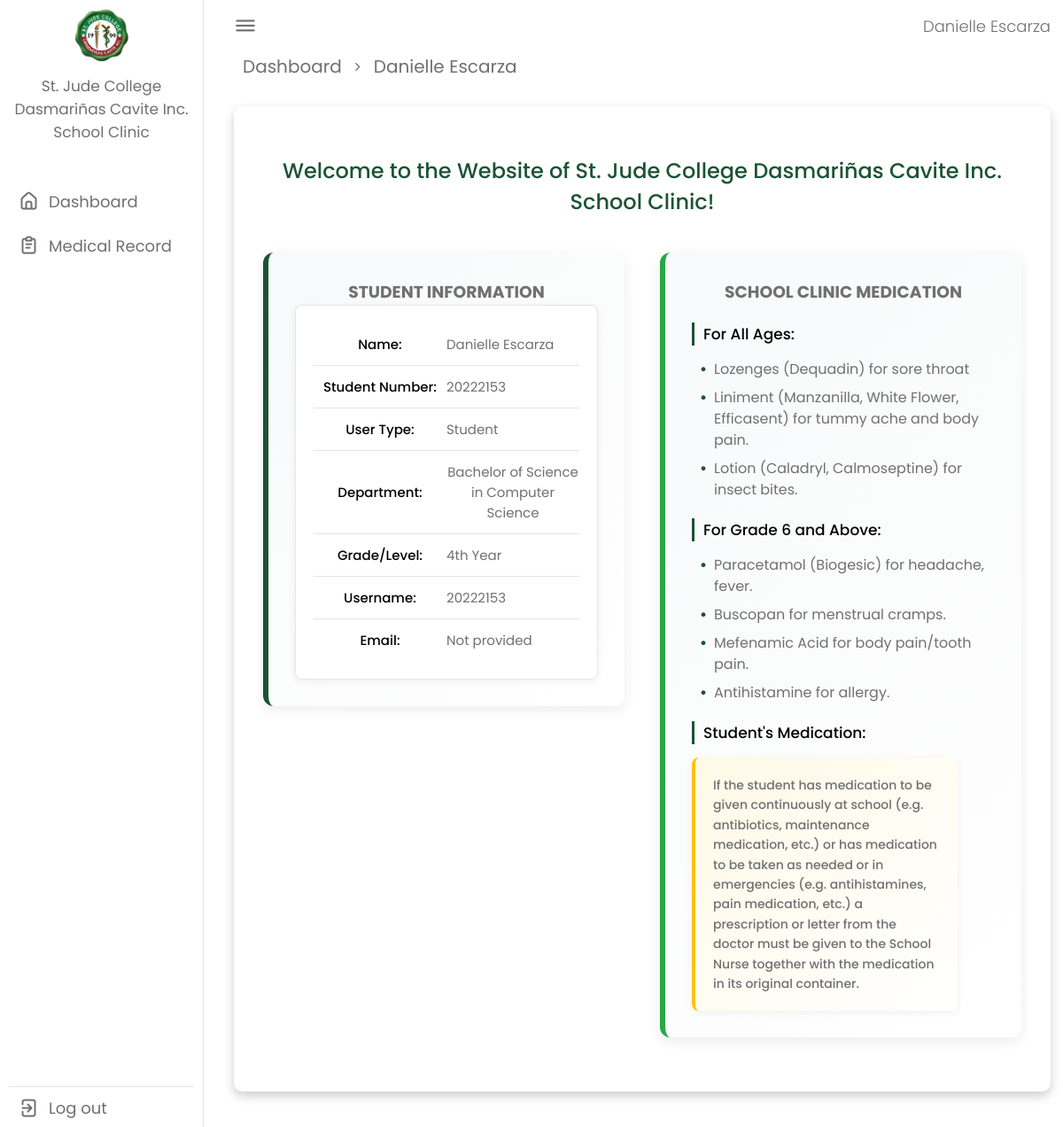
The page / (signed in) on the database its author committed.
### accounts/models.py (models this page shows, shortened)
class CustomUser(AbstractUser):
    USER_TYPE_CHOICES = (
        ("student", "Student"),
        ("employee", "Employee"),
        ("admin", "Admin"),
    )
    DEPARTMENT_CHOICES = (
        ("BED", "Basic Education Department"),
        ("BSN", "Bachelor of Science in Nursing"),
        ("BSCS", "Bachelor of Science in Computer Science"),
        ("BSA", "Bachelor of Science in Accountancy"),
        (
            "BSBA",
            "Bachelor of Science in Business Administration Major in Operational Management",
        ),
        ("BSP", "Bachelor of Science in Psychology"),
        ("BSRT", "Bachelor of Science in Radiologic Technology"),
        ("BSHM", "Bachelor of Science in Hospitality Management"),
        ("BEEd", "Bachelor of Science in Elementary Education"),
        (
            "BSEd-Filipino",
            "Bachelor of Science in Secondary Education Major in Filipino",
        ),
        ("BSEd-English", "Bachelor of Science in Secondary Education Major in English"),
        ("College", "College Department"),
        ("Accounting", "Accounting Department"),
        ("Office", "Office of the President and CEO, COO"),
        ("Compliance", "Compliance Department"),
        ("HumanResource", "Human Resource Department"),
        ("HealthServices", "Health Services Department"),
        ("ICT", "ICT Department"),
        ("Guidance", "Guidance Department"),
        ("Marketing", "Marketing Department"),
        ("Procurement", "Procurement Department"),
        ("Housekeeping", "Housekeeping Department"),
        ("Security", "Security Department"),
    )
    LEVEL_CHOICES = (
        ("1", "Grade 1"),
        ("2", "Grade 2"),
        ("3", "Grade 3"),
        ("4", "Grade 4"),
        ("5", "Grade 5"),
        ("6", "Grade 6"),
        ("7", "Grade 7"),
        ("8", "Grade 8"),
        ("9", "Grade 9"),
        ("10", "Grade 10"),
        ("11", "Grade 11"),
        ("12", "Grade 12"),
        ("first_year", "1st Year"),
        ("second_year", "2nd Year"),
        ("third_year", "3rd Year"),
        ("fourth_year", "4th Year"),
    )
    user_type = models.CharField(
        max_length=10, choices=USER_TYPE_CHOICES, default="student"
    )
    uid = models.CharField(max_length=32, unique=True, null=True, blank=True)
    student_number = models.CharField(max_length=32, null=True, blank=True)
    first_name = models.CharField(max_length=30)
    last_name = models.CharField(max_length=30)
    department = models.CharField(
        max_length=100, choices=DEPARTMENT_CHOICES, blank=True
    )
    level = models.CharField(max_length=100, choices=LEVEL_CHOICES, blank=True)

### app/views.py (the view)
# urls.py: path('', DashboardPageView.as_view(), name='dashboard'),
class DashboardPageView(TemplateView):
    template_name = "app/dashboard.html"
    def get_context_data(self, **kwargs):
        context = super().get_context_data(**kwargs)
        today = datetime.date.today()
        visit_count = ClinicVisit.objects.filter(date=today).count()
        total_users = CustomUser.objects.count()  # Count total users
        expiration_threshold = today + datetime.timedelta(days=30)
        near_expiration_count = Inventory.objects.filter(
            expiration_date__lte=expiration_threshold, expiration_date__isnull=False
        ).count()
        context["visit_count"] = visit_count
        context["current_date"] = today  # Add current date to context
        context["total_users"] = total_users  # Add total users to context
        context["near_expiration_count"] = (
            near_expiration_count  # Add near expiration count to context
        )
        return context

### app/templates/app/dashboard.html (shortened to what this page needs)
{% extends 'app/base.html' %}
{% block content %}
    {% if user.is_superuser %}
        <div class="dash-content">
            <div class="overview">
                <div class="title">
                    <span class="text">Dashboard</span>
                </div>
                <div class="boxes">
                    <div class="box box1">
                        <i class="uil uil-clinic-medical"></i>
                        <span class="text">Clinic Visits Today: {{ current_date }}</span>
                        <span class="number">{{ visit_count }}</span>
                    </div>
                    <div class="box box2">
                        <i class="uis uil-capsule"></i>
                        <span class="text">Near-expiry Medicines</span>
                        <span class="number">{{ near_expiration_count }}</span>
                    </div>
                    <div class="box box2">
                        <i class="uil uil-users-alt"></i>
                        <span class="text">Active Accounts</span>
                        <span class="number">{{ total_users }}</span>
                    </div>
                </div>
            </div>
        </div>
    {% elif user.is_staff %}
        <div class="dash-content">
            <div class="overview">
                <div class="title">
                    <a href="{% url 'dashboard' %}"><span class="text">Dashboard</span></a><i
                        class="uil uil-angle-right-b"></i>
                    <span class="text">{{ user.first_name }} {{ user.last_name }}</span>
                </div>
                <div class="table_box">
                    <div class="table_container">
                        <div class="create_body">
                            <div class="create medical_record">
                                <div class="title medical_record">
                                    <span class="form-title">Welcome to the Website of St. Jude College Dasmariñas Cavite Inc. School Clinic!</span>
                                    <div class="two-column-layout">
                                        <div class="column student-info">
                                            <h3 style="color:#707070;">STUDENT INFORMATION</h3>
                                            <div class="info-card">
                                                <div class="info-item">
                                                    <strong>Name:</strong> {{ user.first_name }} {{ user.last_name }}
                                                </div>
                                                <div class="info-item">
                                                    <strong>Student
                                                        Number:</strong> {{ user.student_number|default:"Not provided" }}
                                                </div>
                                                <div class="info-item">
                                                    <strong>User Type:</strong> {{ user.get_user_type_display }}
                                                </div>
                                                <div class="info-item">
                                                    <strong>Department:</strong> {{ user.get_department_display|default:"Not provided" }}
                                                </div>
                                                <div class="info-item">
                                                    <strong>Grade/Level:</strong> {{ user.get_level_display|default:"Not provided" }}
                                                </div>
                                                <div class="info-item">
                                                    <strong>Username:</strong> {{ user.username }}
                                                </div>
                                                <div class="info-item">
                                                    <strong>Email:</strong> {{ user.email|default:"Not provided" }}
                                                </div>
                                            </div>
                                        </div>
                                        <div class="column clinic-info">
                                            <h3 style="color:#707070;">SCHOOL CLINIC MEDICATION</h3>
                                            <div class="medication">
                                                <h4>For All Ages:</h4>
                                                <ul class="mul">
                                                    <li>Lozenges (Dequadin) for sore throat</li>
                                                    <li>Liniment (Manzanilla, White Flower, Efficasent) for tummy ache
                                                        and body pain.
                                                    </li>
                                                    <li>Lotion (Caladryl, Calmoseptine) for insect bites.</li>
                                                </ul>
                                                <h4>For Grade 6 and Above:</h4>
                                                <ul class="mul">
                                                    <li>Paracetamol (Biogesic) for headache, fever.</li>
                                                    <li>Buscopan for menstrual cramps.</li>
                                                    <li>Mefenamic Acid for body pain/tooth pain.</li>
                                                    <li>Antihistamine for allergy.</li>
                                                </ul>
                                                <h4>Student's Medication:</h4>
                                                <p>If the student has medication to be given continuously at school
                                                    (e.g. antibiotics, maintenance medication, etc.) or has medication
                                                    to be taken as needed or in emergencies (e.g. antihistamines, pain
                                                    medication, etc.) a prescription or letter from the doctor must be
                                                    given to the School Nurse together with the medication in its
                                                    original container.</p>
                                            </div>
                                        </div>
                                    </div>
                                </div>
                            </div>
                        </div>
                    </div>
                </div>
            </div>
        </div>
    {% endif %}
{% endblock %}

### app/templates/app/base.html (shortened to what this page needs)
{% load static %}
<!DOCTYPE html>
<html lang="en">
  <head>
    <link rel="stylesheet" href="{% static 'css/base.css' %}" />
    <link rel="stylesheet" href="https://unicons.iconscout.com/release/v4.0.0/css/line.css" />
  </head>
  <body>
    {% include 'app/navbar.html' %}
    <section class="dashboard">
      <div class="top">
        <i class="uil uil-bars sidebar-toggle"></i>
        <div class="name">
          <span class="dashboard-name">{{ user.first_name }} {{ user.last_name }}</span>
        </div>
      </div>
      {% block content %}{% endblock %}
    </section>
  </body>
</html>

### static/css/base.css (style rules this page uses)
:root { --primary-color: #1a5334; --panel-color: #fff; --text-color: #000; --text2-color: #fff; --text3-color: #706f6d; --black-light-color: #707070; --border-color: #e6e5e5; --toggle-color: #ddd; --hover-color: #eceff2; --table-row-hover: #f1f1f1; --box1-color: #27804f; --box2-color: #27804f; --box3-color: #16462b; --arrow-width: 10px; --arrow-stroke: 2px; --tran-05: all 0.5s ease; --tran-03: all 0.3s ease; --tran-02: all 0.2s ease; }
* { margin: 0; padding: 0; box-sizing: border-box; font-family: 'Poppins', sans-serif; }
body { min-height: 100vh; }
.login-header header, p { color: #333; font-size: 15px; font-weight: 500; width: 300px; }
::placeholder { color: #222; }
.dashboard { position: relative; left: 250px; background-color: var(--panel-color); min-height: 100vh; width: calc(100% - 250px); padding: 10px 14px; transition: var(--tran-05); }
.dashboard .top { position: fixed; top: 0; left: 250px; display: flex; justify-content: space-between; align-items: center; width: calc(100% - 250px); background-color: var(--panel-color); padding: 10px 14px; transition: var(--tran-05); }
.dashboard .top i.sidebar-toggle { font-size: 26px; color: var(--black-light-color); cursor: pointer; }
.dashboard-name { font-size: 18px; font-weight: 300; color: var(--black-light-color); }
.dashboard .dash-content { padding-top: 50px; }
.dash-content .title i { color: var(--black-light-color); padding-left: 10px; }
.dash-content .title .text { font-size: 20px; color: var(--black-light-color); margin-left: 10px; }
.table_box { background-color: #ffffff; min-height: 65vh; padding: 25px; border-radius: 10px; box-shadow: 0 5px 12px rgba(0, 0, 0, 0.2); margin-bottom: 30px; }
.table_container { width: 100%; min-height: 65vh; overflow-x: auto; margin: 0; border-radius: 10px; }
::placeholder { color: var(--black-light-color); opacity: 1; }
.two-column-layout { display: flex; gap: 40px; margin-top: 30px; width: 100%; max-width: 1200px; }
.column { flex: 1; min-width: 0; display: flex; flex-direction: column; }
.student-info, .clinic-info { background: linear-gradient(135deg, #f8f9fa 0%, #ffffff 100%); padding: 30px; border-radius: 12px; border-left: 6px solid var(--primary-color); box-shadow: 0 4px 15px rgba(0, 0, 0, 0.08); height: fit-content; transition: var(--tran-03); }
.clinic-info { border-left-color: #28a745; }
.info-card { background: white; padding: 20px; border-radius: 8px; box-shadow: 0 2px 8px rgba(0, 0, 0, 0.06); border: 1px solid var(--border-color); }
.info-item { padding: 12px 0; border-bottom: 1px solid var(--border-color); color: var(--black-light-color); font-size: 15px; display: flex; align-items: center; }
.info-item:last-child { border-bottom: none; }
.info-item strong { color: var(--text-color); min-width: 150px; display: inline-block; font-weight: 500; }
.medication { text-align: left; margin: 0; padding: 0; }
.medication h4 { color: var(--text-color); margin-top: 20px; margin-bottom: 15px; font-weight: 500; font-size: 17px; border-left: 3px solid var(--primary-color); padding-left: 10px; }
.medication ul { margin-bottom: 20px; }
.medication p { background: linear-gradient(135deg, #fff9e6 0%, #ffffff 100%); padding: 20px; border-radius: 8px; border-left: 4px solid #ffc107; color: var(--black-light-color); box-shadow: 0 2px 8px rgba(0, 0, 0, 0.06); font-size: 14px; line-height: 1.6; margin-top: 15px; }
.mul { text-align: left; margin-left: 0; padding-left: 25px; color: var(--black-light-color); }
.mul li { margin-bottom: 8px; line-height: 1.5; position: relative; list-style: none; }
.mul li:before { content: "•"; color: var(--primary-color); font-weight: bold; display: inline-block; width: 1em; margin-left: -1em; }

### rows shown on the page
CustomUser: first_name "Danielle", last_name "Escarza", student_number "20222153", user_type "Student", department "Bachelor of Science in Computer Science", level "4th Year", username "20222153", email "Not provided"
